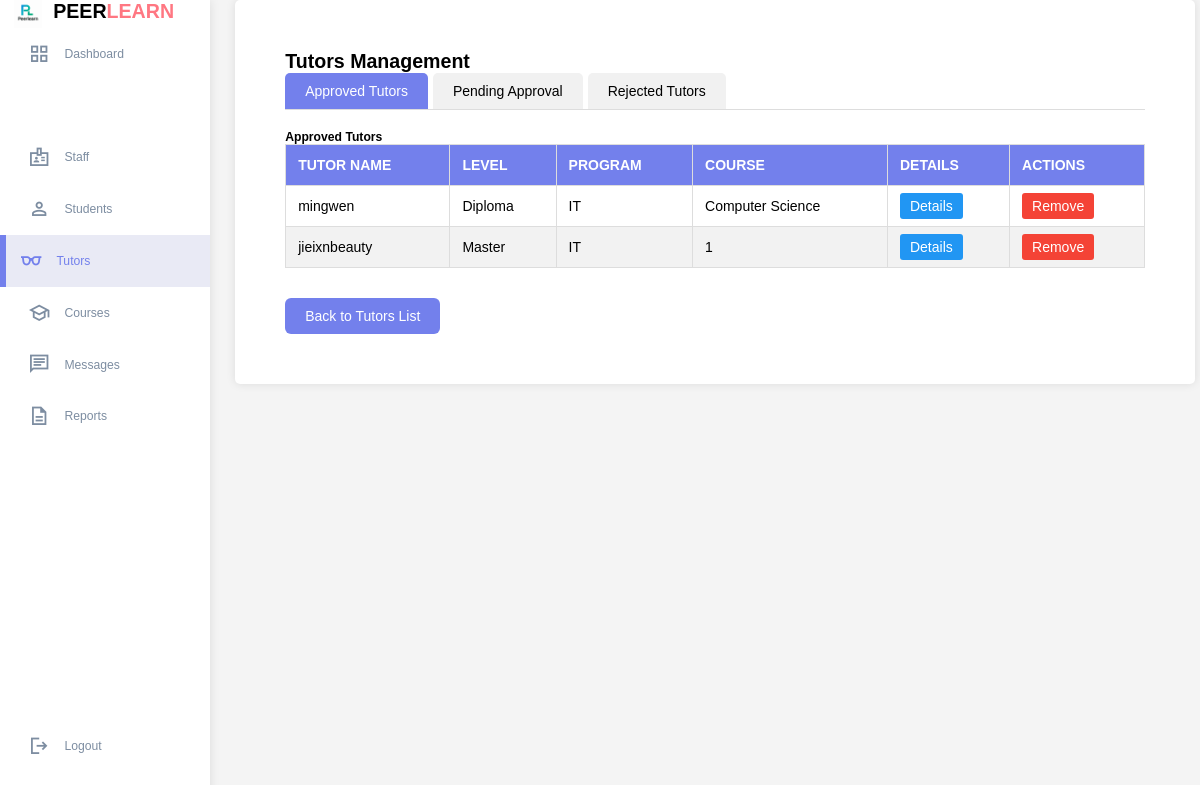
Before: /tutor_action.php with the older database file.
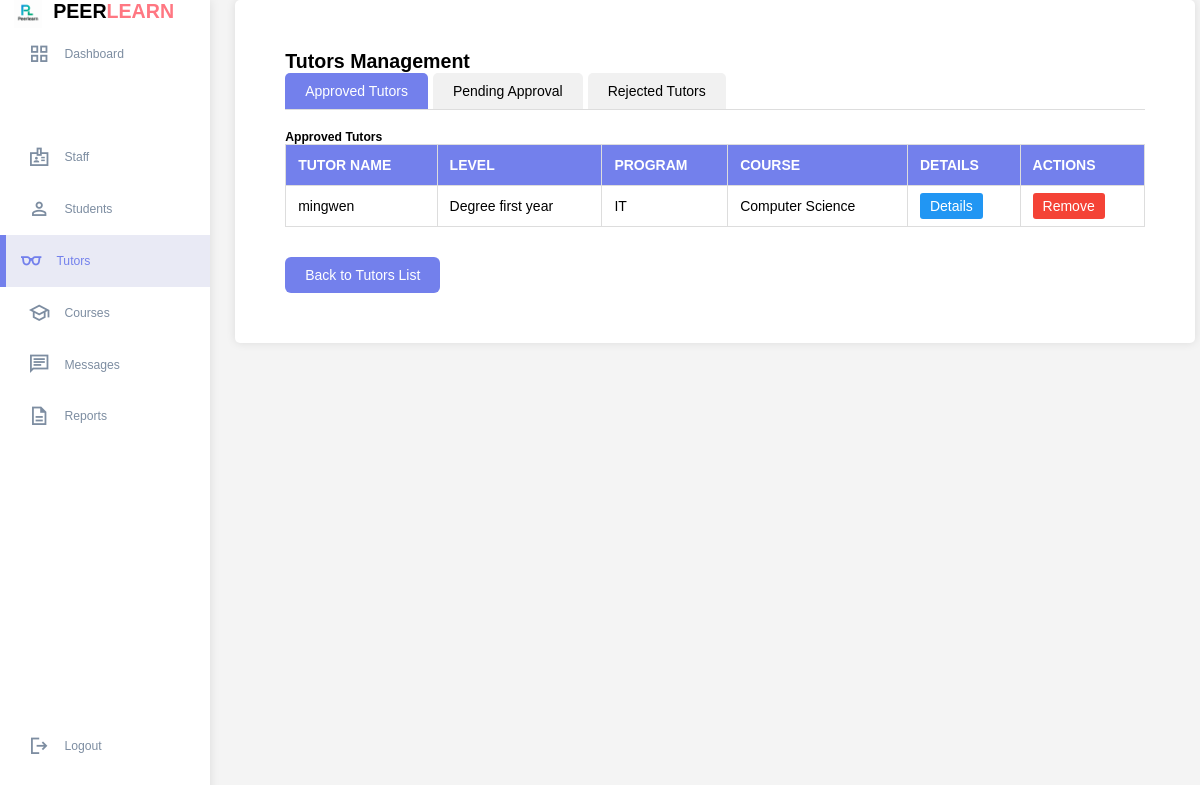
After: the same page with the newer database file.
### tables this page shows
CREATE TABLE `tutorprofile` (
  `user_id` int(11) NOT NULL,
  `major` varchar(100) DEFAULT NULL,
  `year` varchar(50) DEFAULT NULL,
  `bio` text DEFAULT NULL,
  `qualifications` text DEFAULT NULL,
  `is_verified` tinyint(1) DEFAULT 0,
  `rating` decimal(3,2) DEFAULT 0.00,
  `total_sessions` int(11) DEFAULT 0,
  `program` varchar(255) DEFAULT NULL,
  `status` varchar(50) DEFAULT NULL
);

CREATE TABLE `user` (
  `user_id` int(11) NOT NULL,
  `username` varchar(50) NOT NULL,
  `password` varchar(255) DEFAULT NULL,
  `email` varchar(100) NOT NULL,
  `role` enum('student','tutor','admin') NOT NULL,
  `first_name` varchar(50) NOT NULL,
  `last_name` varchar(50) NOT NULL,
  `phone` varchar(20) DEFAULT NULL,
  `profile_image` varchar(255) DEFAULT NULL,
  `is_active` tinyint(1) DEFAULT 1,
  `created_at` timestamp NOT NULL DEFAULT current_timestamp(),
  `last_login` datetime DEFAULT NULL,
  `reset_token_hash` varchar(64) DEFAULT NULL,
  `reset_token_expires_at` datetime DEFAULT NULL
);

### tutor_action.php (the view, shortened to what this page needs)
<?php
$servername = "localhost";
$username = "root";
$password = "";
$dbname = "peer_tutoring_platform";
$conn = new mysqli($servername, $username, $password, $dbname);
?>
<!DOCTYPE html>
<html lang="en">
<head>
</head>
<body>
     <div class="container">
        <aside>
            <div class="top">
                <div class="logo">
                    <img src="image/logo.png" alt="PeerLearn Logo">
                    <h2>PEER<span class="danger">LEARN</span></h2>
                </div>
            </div>
            <div class="sidebar">
                <a href="admin.html"><span class="material-symbols-sharp">grid_view</span><h3>Dashboard</h3></a>
                <a href="#"></a>
                <a href="admin_staff.php"><span class="material-symbols-sharp">badge</span><h3>Staff</h3></a>
                <a href="admin_student.php"><span class="material-symbols-sharp">person</span><h3>Students</h3></a>
                <a href="admin_tutors.php" class="active"><span class="material-symbols-sharp">eyeglasses</span><h3>Tutors</h3></a>
                <a href="admin_course.php"><span class="material-symbols-sharp">school</span><h3>Courses</h3></a>
                <a href="admin_message.php"><span class="material-symbols-sharp">chat</span><h3>Messages</h3></a>
               <a href="admin_report.php"><span class="material-symbols-sharp">description</span><h3>Reports</h3></a>
                <a href="home_page.html"><span class="material-symbols-sharp">logout</span><h3>Logout</h3></a>
            </div>
        </aside>
    <div class="current_students">
        <h2>Tutors Management</h2>
        <div class="tab-container">
            <div class="tab active" onclick="showTab('approved')">Approved Tutors</div>
            <div class="tab" onclick="showTab('pending')">Pending Approval</div>
            <div class="tab" onclick="showTab('rejected')">Rejected Tutors</div>
        </div>
        <div id="approved-tab" class="tab-content active">
            <h3>Approved Tutors</h3>
            <table>
                <thead>
                    <tr>
                        <th>TUTOR NAME</th>
                        <th>LEVEL</th>
                        <th>PROGRAM</th>
                        <th>COURSE</th>
                        <th>DETAILS</th>
                        <th>ACTIONS</th>
                    </tr>
                </thead>
                <tbody>
                    <?php
                    $sql = "SELECT tp.*, u.username
                            FROM tutorprofile tp
                            JOIN user u ON tp.user_id = u.user_id
                            WHERE tp.status = 'approved'";
                    $result = $conn->query($sql);
                    if ($result && $result->num_rows > 0) {
                        while($row = $result->fetch_assoc()) {
                            echo "<tr>
                                <td>".htmlspecialchars($row["username"])."</td>
                                <td>".htmlspecialchars($row["year"])."</td>
                                <td>".htmlspecialchars($row["program"])."</td>
                                <td>".htmlspecialchars($row["major"])."</td>
                                <td><a href='tutor_details.php?id=".$row["user_id"]."' class='details-btn'>Details</a></td>
                                <td>
                                    <a href='?id=".$row["user_id"]."&action=reject' class='reject-btn' onclick='return confirm(\"Are you sure you want to reject this Tutor?\");'>Remove</a>
                                </td>
                            </tr>";
                        }
                    } else {
                        echo "<tr><td colspan='6'>No approved tutors found</td></tr>";
                    }
                    ?>
                </tbody>
            </table>
        </div>
        <a href="admin_tutors.php" class="back-btn">
            Back to Tutors List
        </a>
    </div>
</body>
</html>

Changed rows visible on the page:
removed tutorprofile: user_id.username "jieixnbeauty", year "Master", program "IT", major "1"
changed tutorprofile "IT": year "Diploma" → "Degree first year"
